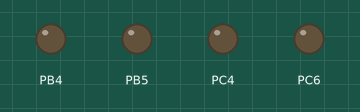
Simulated run of this program. Board: ATmega32, built with avr-gcc and emulated at 8 MHz. Parts: output pins drawn as LEDs (lit = HIGH).

Above: at 0.1 s.
At 27.5 s:
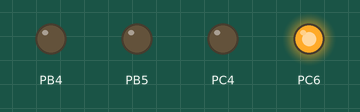
Timing chart, 0 to 29.0 s (numbered marks = the images above):
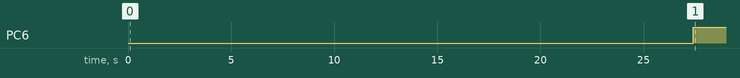

The program:

main.c
```c
/*
 * Uart_TEST.c
 *
 * Created: 12/19/2019 8:10:47 PM
 * Author : Zeyad
 */

//#include <avr/io.h>
#include "DIO_H.h"
#include "UART.h"
#define F_CPU 8000000UL
#include <util/delay.h>

volatile uint8_t flag = 0;
volatile uint8_t flag2 = 0;

                                             /********SENDER*****/
int main(void)
{
	DIO_SetPinDirection(12,OUTPUT);
	DIO_SetPinDirection(13,OUTPUT);
	DIO_WritePin(PA0,LOW);

	DIO_SetPinDirection(20,OUTPUT);

	DIO_SetPinDirection(22,OUTPUT);
	//volatile uint8_t read;

     str_UartConfg_t s={9600UL,_8BITS_MODE,INTERRUPT};
	 UART_init(&s);
	 uint8_t data = 0;
    while (1)
    {
		UART_recieveByte(&data);
		_delay_ms(1000);
		if (flag == 1)
		{
			DIO_WritePin(20,LOW);
		}else
		{
			DIO_WritePin(20,HIGH);
		}

		if (flag2 == 1)
		{
			DIO_WritePin(22,LOW);
		}else
		{
			DIO_WritePin(22,HIGH);
		}
    }
}

ISR(USART_RXC_vect)
{
	flag2 = 1;
}

ISR(USART_UDRE_vect)
{
	flag = 1;
}
```

MACROS.h
```c
/*
 * MACROS.h
 *
 * Created: 11/1/2019 5:31:29 PM
 *  Author: Zeyad
 */


#ifndef MACROS_H_
#define MACROS_H_

#define SETBIT(R,B) (R|=(1<<B))
#define CLRBIT(R,B) (R&=~(1<<B))
#define TGLBIT(R,B) (R^=(1<<B))
#define GETBIT(R,B) ((R&(1<<(B)))>>(B))


/* Check if a specific bit is set in any register and return true if yes */
#define BIT_IS_SET(R,B) ( R & (1<<B) )

/* Check if a specific bit is cleared in any register and return true if yes */
#define BIT_IS_CLEAR(R,B) ( !(R & (1<<B)) )


#endif /* MACROS_H_ */
```

UART.c
```c
/*- INCLUDES ----------------------------------------------*/
#include "UART.h"
#include "UART_CONF.h"


/*- LOCAL MACROS ------------------------------------------*/
#define UART_INIT_SUCCESS 0
#define UART_INIT_FAIL 1


extern uint8_t flag;
extern uint8_t flag2;


#define SHIFT_8_BITS 8UL
/*- LOCAL Dataypes ----------------------------------------*/


/*- LOCAL FUNCTIONS PROTOTYPES ----------------------------*/
static void Set_StopBits(void);

static void Enable_Intterupt_Mask(void);
/*- GLOBAL STATIC VARIABLES -------------------------------*/
static uint8_t response_type = 0;/* Polling or interrupt response back. */
/*- GLOBAL EXTERN VARIABLES -------------------------------*/
/*- LOCAL FUNCTIONS IMPLEMENTATION ------------------------*/

static void Set_StopBits(void)   /**function to set stop bit (1 or 2) stop bits**/
{
	#if (STOP_BITS==ONE_STOP_BIT)

	CLRBIT(UCSRC,UCSRC_USBS);

	#elif (STOP_BITS==TWO_STOP_BITS)

	SETBIT(UCSRC,UCSRC_USBS);

	#else

	#error "UNDEFINED STOP BITS NUMBER"

	#endif
}

static void Enable_Intterupt_Mask(void)  /**function to enable specified interrupt mask**/
{
	sei();
	#if (UART_TX_INTTERTUPT==ENABLE)
	SETBIT(UCSRB,UCSRB_TXCIE);
	#endif

	#if (UART_RX_INTTERTUPT==ENABLE)
	SETBIT(UCSRB,UCSRB_RXEN);
	#endif

	#if (UART_UDRE_INTTERTUPT==ENABLE)
	SETBIT(UCSRB,UCSRB_UDRIE);
	#endif
}

/*- APIs IMPLEMENTATION -----------------------------------*/
/*************************************************************
*Description: Initialization of UART Module
* Input     : POINTER to UART configuration struct
* Output    : Error Status
* */
uint8_t UART_init(str_UartConfg_t * uart_config)
{
	uint8_t Error = UART_INIT_SUCCESS;

	uint16_t u16_UBRR_Value;

	if ( ((uart_config->u32_BaudRate)<2400) || ((uart_config->u32_BaudRate)%300 !=0))
	{
		Error = UART_INIT_FAIL;
	}
	else
	{
		if ((uart_config->u8_DataBits >_9BITS_MODE)  || (uart_config->u8_DataBits<_5BITS_MODE))
		{
			Error = UART_INIT_FAIL;
		}
		else
		{
			if ( (uart_config->u8_FlagAction!=INTERRUPT) && (uart_config->u8_FlagAction!=POLLING) )
			{
				Error = UART_INIT_FAIL;
			}
			else
			{
				u16_UBRR_Value = (uint16_t)((UART_FCPU / (16UL * (uart_config->u32_BaudRate)))-1UL );

				SETBIT(UCSRB,UCSRB_TXEN);
				SETBIT(UCSRB,UCSRB_RXEN);

				switch (uart_config->u8_DataBits)    /*******switch between (5~9bits)modes******/
				{
					case (_5BITS_MODE):

					CLRBIT(UCSRC,UCSRC_UCSZ0);
					CLRBIT(UCSRC,UCSRC_UCSZ1);
					CLRBIT(UCSRB,UCSRB_UCSZ2);

					break;

					case (_6BITS_MODE):

					SETBIT(UCSRC,UCSRC_UCSZ0);
					CLRBIT(UCSRC,UCSRC_UCSZ1);
					CLRBIT(UCSRB,UCSRB_UCSZ2);

					break;

					case (_7BITS_MODE):

					CLRBIT(UCSRC,UCSRC_UCSZ0);
					SETBIT(UCSRC,UCSRC_UCSZ1);
					CLRBIT(UCSRB,UCSRB_UCSZ2);

					break;

					case (_8BITS_MODE):

					SETBIT(UCSRC,UCSRC_UCSZ0);
					SETBIT(UCSRC,UCSRC_UCSZ1);
					CLRBIT(UCSRB,UCSRB_UCSZ2);

					break;

					case (_9BITS_MODE):

					SETBIT(UCSRC,UCSRC_UCSZ0);
					SETBIT(UCSRC,UCSRC_UCSZ1);
					SETBIT(UCSRB,UCSRB_UCSZ2);

					break;

					default:
					break;
				}

				/**setting stop bits ( 1 or 2 )**/
				/**call function */
				Set_StopBits();


				if (uart_config->u8_FlagAction==INTERRUPT)
				{
					/*call function enable interrupts masks*/
					response_type = INTERRUPT;
					Enable_Intterupt_Mask();
				}
				else
				{
					/**do nothing for polling mode**/
					response_type = POLLING;
				}

				SETBIT(UCSRC,UCSRC_URSEL);  /*to select UBBRH*/
				UBBRRH = (uint8_t)(u16_UBRR_Value>>SHIFT_8_BITS);

				UBBRRL = (uint8_t)u16_UBRR_Value;
				SETBIT(PORTB,7);
			}
		}
	}
	return Error;
}


/*************************************************************
*Description: Sending byte of data
* Input     : u16Data to send
* Output    : Error Status
* */
uint8_t UART_sendByte(const uint8_t u8_Data)
{
	if (response_type == INTERRUPT)
	{
		if (!BIT_IS_CLEAR(UCSRA,UCSRA_UDRE))
		{
			UDR = u8_Data;
		}else
		{
			/* Error Overwrite Data Must Be Here!. */
		}
	}
	else
	{
		while(BIT_IS_CLEAR(UCSRA,UCSRA_UDRE)){}
		UDR = u8_Data;
	}
	return 1;
}

/*************************************************************
*Description: Receiving byte of data
* Input     : pointer to u16Data
* Output    : Error Status
* */
uint8_t UART_recieveByte(uint8_t *u8_Data)
{
	if (response_type == INTERRUPT)
	{
		if (BIT_IS_SET(UCSRA,UCSRA_RXC))
		{
			*u8_Data = UDR;/* No interrupt happen. */
		}else
		{
			/* Error Overwrite Data Must Be Here!. */
		}
	}
	else
	{
		while(BIT_IS_CLEAR(UCSRA,UCSRA_RXC)){}
		*u8_Data=UDR;
	}
	return 1;
}
```

UART.h
```c
/*
 * UART.h
 *
 * Created: 12/19/2019 8:11:22 PM
 *  Author: Zeyad
 */


#ifndef UART_H_
#define UART_H_


/*- INCLUDES -----------------------------------------------*/


#include "STD_TYPES.h"
#include "MACROS.h"
#include "REGISTERS.h"
#include "avr/interrupt.h"

/*- CONSTANTS ----------------------------------------------*/
/*- PRIMITIVE TYPES ----------------------------------------*/
typedef struct
{
	uint32_t u32_BaudRate;
	uint8_t u8_DataBits;  /* (5~9) bits */
	uint8_t u8_FlagAction;  /***interrupt or polling***/

}str_UartConfg_t;
/*- ENUMS --------------------------------------------------*/
/*- STRUCTS AND UNIONS -------------------------------------*/

/*- FUNCTION-LIKE MACROS -----------------------------------*/
#define _5BITS_MODE  5U
#define _6BITS_MODE  6U
#define _7BITS_MODE  7U
#define _8BITS_MODE  8U
#define _9BITS_MODE  9U

#define DISABLE 0U
#define ENABLE 1U
#define ONE_STOP_BIT 0U
#define TWO_STOP_BITS 1U

#define INTERRUPT 0U
#define POLLING 1U

#define NO_PARITY 0U
#define EVEN_PARITY


/*- FUNCTION DECLARATIONS ----------------------------------*/
/*************************************************************
*Description: Initialization of Uart Module
* Input     : poiter to uart configuration struct
* Output    : Error Status
* */
uint8_t UART_init(str_UartConfg_t * uart_config);

/*************************************************************
*Description: Sending byte of data
* Input     : u16Data to send
* Output    : Error Status
* */
uint8_t UART_sendByte(const uint8_t u8_Data);

/*************************************************************
*Description: Receiving byte of data
* Input     : pointer to u16Data
* Output    : Error Status
* */
uint8_t UART_recieveByte(uint8_t *u8_Data);


uint8_t UART_sendString(const uint16_t *Str);

uint8_t UART_receiveString(uint16_t * Str);


#endif /* UART_H_ */
```

UART_CONF.h
```c
/*
 * UART_CONF.h
 *
 * Created: 12/20/2019 1:35:01 AM
 *  Author: Zeyad
 */


#ifndef UART_CONF_H_
#define UART_CONF_H_

/*****************freq.****************/
#define UART_FCPU 8000000UL

/***********interrupts******************/
#define UART_TX_INTTERTUPT   DISABLE    /*ENABLE OR DISABLE**/
#define UART_RX_INTTERTUPT   ENABLE  /*ENABLE OR DISABLE**/
#define UART_UDRE_INTTERTUPT ENABLE  /*ENABLE OR DISABLE**/

#define STOP_BITS  ONE_STOP_BIT  /* 0/1 */


/********************parity*********************/

#endif /* UART_CONF_H_ */
```

DIO.c
```c
/*
 * DIO.c
 *
 * Created: 11/1/2019 5:30:03 PM
 *  Author: Zeyad
 */

#include "DIO_H.h"

/*********Setting pin Direction Function********/

extern void DIO_SetPinDirection(uint8_t PinNumber,uint8_t Direction)
{


	if( (PinNumber>=0)&&(PinNumber<=7) )           //////////port a
	{
		  if (Direction == INPUT)
		  {
			CLRBIT(DDRA, PinNumber);
		  }
		  else
		  {
			SETBIT(DDRA, PinNumber);
	      }

    }
	else if ((PinNumber>=8)&&(PinNumber<=15))        ////////port b
	{
		PinNumber=PinNumber-8;

		if (Direction == INPUT)
		{
			CLRBIT(DDRB,PinNumber);
		}
		else
		{
			SETBIT(DDRB,PinNumber);
		}

	}
	else if ((PinNumber>=16)&&(PinNumber<=23))        ////////port c
	{
		PinNumber=PinNumber-16;

		if (Direction == INPUT)
		{
			CLRBIT(DDRC,PinNumber);
		}
		else
		{
			SETBIT(DDRC,PinNumber);
		}

	}
	else if ((PinNumber>=24)&&(PinNumber<=31))        ////////port d
	{
		PinNumber=PinNumber-24;

		if (Direction == INPUT)
		{
			CLRBIT(DDRD,PinNumber);
		}
		else
		{
			SETBIT(DDRD,PinNumber);
		}

	}
	else
	{
		///////////do nothing///////////
	}


}


////////////////////////////////////////////////////////////////////////////////////////////////////////////////////
////////////////////////////////////////////////////////////////////////////////////////////////////////////////////
////////////////////////////////////////////////////////////////////////////////////////////////////////////////////


/*********Setting Direction pin Function********/

extern void DIO_WritePin(uint8_t PinNumber,uint8_t Value)
{
	 ////////////// lazem acheck 3la el direction eno ouput

	 if( (PinNumber>=0)&&(PinNumber<=7) )           //////////port a
	 {
		 if (Value == LOW)
		 {
			 CLRBIT(PORTA, PinNumber);
		 }
		 else
		 {
			 SETBIT(PORTA, PinNumber);
		 }

	 }
	 else if( (PinNumber>=8)&&(PinNumber<=15) )           //////////port b
	 {
		 PinNumber=PinNumber-8;

		 if (Value == LOW)
		 {
			 CLRBIT(PORTB, PinNumber);
		 }
		 else
		 {
			 SETBIT(PORTB, PinNumber);
		 }

	 }
	 else if( (PinNumber>=16)&&(PinNumber<=23) )           //////////port c
	 {
		 PinNumber=PinNumber-16;

		 if (Value == LOW)
		 {
			 CLRBIT(PORTC, PinNumber);
		 }
		 else
		 {
			 SETBIT(PORTC, PinNumber);
		 }

	 }
	 else if( (PinNumber>=24)&&(PinNumber<=31) )           //////////port d
	 {
		 PinNumber=PinNumber-24;

		 if (Value == LOW)
		 {
			 CLRBIT(PORTD, PinNumber);
		 }
		 else
		 {
			 SETBIT(PORTD, PinNumber);
		 }

	 }


}

////////////////////////////////////////////////////////////////////////////////////////////////////////////////////
////////////////////////////////////////////////////////////////////////////////////////////////////////////////////
////////////////////////////////////////////////////////////////////////////////////////////////////////////////////


/*********Activate Pull up resistor********/

extern void DIO_ActivatePullUp(uint8_t PinNumber,uint8_t Value)
{
	//////////////////    lazem acheck 3la el direction eno input

	if( (PinNumber>=0)&&(PinNumber<=7) )           //////////port a
	{
		if (Value == LOW)
		{
			CLRBIT(PORTA, PinNumber);
		}
		else
		{
			SETBIT(PORTA, PinNumber);
		}

	}
	else if( (PinNumber>=8)&&(PinNumber<=15) )           //////////port b
	{
		PinNumber=PinNumber-8;

		if (Value == LOW)
		{
			CLRBIT(PORTB, PinNumber);
		}
		else
		{
			SETBIT(PORTB, PinNumber);
		}

	}
	else if( (PinNumber>=16)&&(PinNumber<=23) )           //////////port c
	{
		PinNumber=PinNumber-16;

		if (Value == LOW)
		{
			CLRBIT(PORTC, PinNumber);
		}
		else
		{
			SETBIT(PORTC, PinNumber);
		}

	}
	else if( (PinNumber>=24)&&(PinNumber<=31) )           //////////port d
	{
		PinNumber=PinNumber-24;

		if (Value == LOW)
		{
			CLRBIT(PORTD, PinNumber);
		}
		else
		{
			SETBIT(PORTD, PinNumber);
		}

	}


}

////////////////////////////////////////////////////////////////////////////////////////////////////////////////////
////////////////////////////////////////////////////////////////////////////////////////////////////////////////////
////////////////////////////////////////////////////////////////////////////////////////////////////////////////////


/*********Getting pin value********/

extern uint8_t  DIO_ReadPin(uint8_t PinNumber)
{
	uint8_t value=0;

	if( (PinNumber>=0)&&(PinNumber<=7) )           //////////port a
	{

		value= (GETBIT(PINA,PinNumber));

	}
	else if( (PinNumber>=8)&&(PinNumber<=15) )           //////////port b
	{
		PinNumber=PinNumber-8;

		value= (GETBIT(PINB, PinNumber));

	}
	else if( (PinNumber>=16)&&(PinNumber<=23) )           //////////port c
	{
		PinNumber=PinNumber-16;

		value= (GETBIT(PINC,PinNumber));

	}
	else if( (PinNumber>=24)&&(PinNumber<=31) )           //////////port d
	{
		PinNumber=PinNumber-24;

		value= (GETBIT(PIND, PinNumber));

	}

return value;

}


////////////////////////////////////////////////////////////////////////////////////////////////////////////////////
////////////////////////////////////////////////////////////////////////////////////////////////////////////////////
////////////////////////////////////////////////////////////////////////////////////////////////////////////////////


/*********Setting Port Direction ********/
extern void DIO_SetPortDirection(uint8_t PortNumber,uint8_t Direction)
{
	if (PortNumber==porta)                /////////////////porta
	{
		if (Direction==INPUT)
		{
			DDRA=0x00;
		}
		else if (Direction==OUTPUT)
		{
			DDRA=0xFF;
		}
		else
		{
			DDRA=Direction;
		}
	}
	else if (PortNumber==portb)       ///////////////portb
	{
		if (Direction==INPUT)
		{
			DDRB=0x00;
		}
		else if (Direction==OUTPUT)
		{
			DDRB=0xFF;
		}
		else
		{
			DDRB=Direction;
		}

	}
	else if (PortNumber==portc)       ///////////////portc
	{
		if (Direction==INPUT)
		{
			DDRC=0x00;
		}
		else if (Direction==OUTPUT)
		{
			DDRC=0xFF;
		}
		else
		{
			DDRC=Direction;
		}

	}
	else if (PortNumber==portd)       ///////////////portd
	{
		if (Direction==INPUT)
		{
			DDRD=0x00;
		}
		else if (Direction==OUTPUT)
		{
			DDRD=0xFF;
		}
		else
		{
			DDRD=Direction;
		}

	}

}


////////////////////////////////////////////////////////////////////////////////////////////////////////////////////
////////////////////////////////////////////////////////////////////////////////////////////////////////////////////
////////////////////////////////////////////////////////////////////////////////////////////////////////////////////


/*********Setting Port Direction ********/

extern void DIO_WritePort(uint8_t PortNumber,uint8_t Value)
{
	if (PortNumber==porta)                /////////////////porta
	{
		if (Value==LOW)
		{
			PORTA=0x00;
		}
		else if (Value==OUTPUT)
		{
			PORTA=0xFF;
		}
		else
		{
			PORTA=Value;
		}
	}
	else if (PortNumber==portb)       ///////////////portb
	{
		if (Value==LOW)
		{
			PORTB=0x00;
		}
		else if (Value==HIGH)
		{
			PORTB=0xFF;
		}
		else
		{
			PORTB=Value;
		}

	}
	else if (PortNumber==portc)       ///////////////portc
	{
		if (Value==LOW)
		{
			PORTC=0x00;
		}
		else if (Value==HIGH)
		{
			PORTC=0xFF;
		}
		else
		{
			PORTC=Value;
		}

	}
	else if (PortNumber==portd)       ///////////////portd
	{
		if (Value==LOW)
		{
			PORTD=0x00;
		}
		else if (Value==HIGH)
		{
			PORTD=0xFF;
		}
		else
		{
			PORTD=Value;
		}

	}

}
```

DIO_H.h
```c
/*
 * DIO_H.h
 *
 * Created: 11/1/2019 5:34:42 PM
 *  Author: Zeyad
 */


#ifndef DIO_H_H_
#define DIO_H_H_

/*- INCLUDES -----------------------------------------------*/
#include "STD_TYPES.h"
#include "REGISTERS.h"
#include "MACROS.h"

/*- MACROS -------------------------------------------------*/

#define  PA0 0
#define  PA1 1
#define  PA2 2
#define  PA3 3
#define  PA4 4
#define  PA5 5
#define  PA6 6
#define  PA7 7

#define  PB0 8
#define  PB1 9
#define  PB2 10
#define  PB3 11
#define  PB4 12
#define  PB5 13
#define  PB6 14
#define  PB7 15

#define  PC0 16
#define  PC1 17
#define  PC2 18
#define  PC3 19
#define  PC4 20
#define  PC5 21
#define  PC6 22
#define  PC7 23

#define  PD0 24
#define  PD1 25
#define  PD2 26
#define  PD3 27
#define  PD4 28
#define  PD5 29
#define  PD6 30
#define  PD7 31

#define INPUT 0
#define HIGH 1
#define LOW  0
//-------------
#define INPUT  0
#define OUTPUT 1


#define porta 0
#define portb 1
#define portc 2
#define portd 3

/*- FUNCTION DECLARATIONS ----------------------------------*/

extern void DIO_SetPinDirection(uint8_t PinNumber,uint8_t Direction);
extern void DIO_WritePin(uint8_t PinNumber,uint8_t Value);
extern uint8_t  DIO_ReadPin(uint8_t PinNumber);
extern void DIO_ActivatePullUp(uint8_t PinNumber,uint8_t Value);
extern void DIO_SetPortDirection(uint8_t PortNumber,uint8_t Direction);
extern void DIO_WritePort (uint8_t PortNumber,uint8_t Value);
extern uint8_t  DIO_ReadPort(uint8_t PortNumber);


#endif /* DIO_H_H_ */
```

STD_TYPES.h
```c
/*
 * STD_TYPES.h
 *
 *  Created on: ??þ/??þ/????
 *      Author: mosta
 */

#ifndef STD_TYPES_H_
#define STD_TYPES_H_

typedef unsigned char uint8_t;                  /*Define Type of 1  Unsigned Byte*/
typedef signed char sint8_t;                    /*Define Type of 1  signed Byte*/
typedef unsigned int uint16_t;            /*Define Type of 2  Unsigned Byte*/
typedef signed int sint16_t;              /*Define Type of 2  signed Byte*/
typedef unsigned long int uint32_t ;            /*Define Type of 4  Unsigned Byte*/
typedef signed long int sint32_t ;              /*Define Type of 4  signed Byte*/
typedef unsigned long long int uint64_t ;       /*Define Type of 8  Unsigned Byte*/
typedef signed long long int sint64_t ;         /*Define Type of 8  signed Byte*/
typedef float float32_t ;                        /*Define Type of 4  Float Byte */
typedef double double64_t ;                       /*Define Type of 8  Double Byte*/

#define NULL  0                            /*Define Null*/

#define NULL_POINTER (void *)NULL          /*Define Null Pointer */

#define NULL_CHR NULL                      /*Define Type of 1  Unsigned Byte*/


#endif /* STD_TYPES_H_ */
```

Source omitted: REGISTERS.h (1978 bytes)

Measured:
- by itself, PC6: LOW → HIGH at 27.4 s
